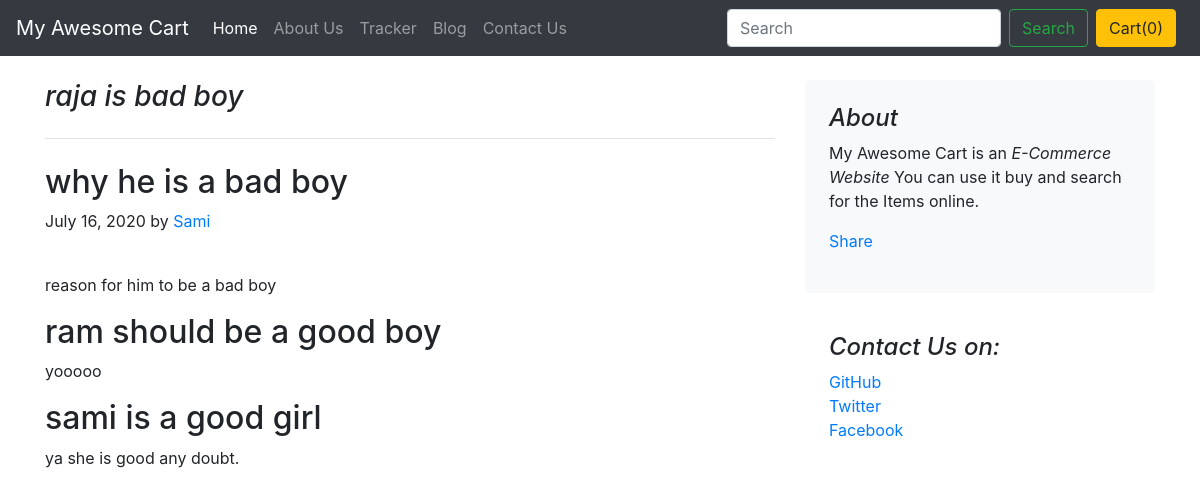
The page /blog/blogpost/1 on the database its author committed.
### blog/models.py (models this page shows)
class Blogpost(models.Model):
    post_id = models.AutoField(primary_key=True)
    title = models.CharField(max_length=50)
    head0 = models.CharField(max_length=500, default="")
    chead0 = models.CharField(max_length=5000, default="")
    head1 = models.CharField(max_length=500, default="")
    chead1 = models.CharField(max_length=5000, default="")
    head2 = models.CharField(max_length=500, default="")
    chead2 = models.CharField(max_length=5000, default="")
    pub_date = models.DateField()
    thumbnail = models.ImageField(upload_to="shop/images", default="")
    def __str__(self):
        return self.title

### blog/views.py (the view)
# urls.py: path("blogpost/<int:id>", views.blogpost, name="blogHome"),
def blogpost(request, id):
    post = Blogpost.objects.filter(post_id=id)[0]  # Blogpost import bala
    print(post)
    return render(request, 'blog/blogpost.html', {'post': post})

### blog/templates/blog/blogpost.html (shortened to what this page needs)
{% extends 'blog/basic.html' %}
{% block body %}
<div class="container">
<div class="row mt-4">
    <div class="col-md-8 blog-main">
      <h3 class="pb-4 mb-4 font-italic border-bottom">
        {{post.title}}
      </h3>
      <div class="blog-post">
        <h2 class="blog-post-title">{{post.head0}}</h2>
        <p class="blog-post-meta">{{post.pub_date}} by<a href="#"> Sami </a></p>
        <div class="fb-like" data-href="http://127.0.0.1:8000/blog/blogpost/{{post.post_id}}" data-width="" data-layout="standard" data-action="like" data-size="large" data-share="true"></div><br>
        <p>{{post.chead0}}</p>
        <h2>{{post.head1}}</h2>
        <p>{{post.chead1}}</p>
        <h2>{{post.head2}}</h2>
        <p>{{post.chead2}}.</p>
      </div>
    </div>
    <aside class="col-md-4 blog-sidebar">
      <div class="p-4 mb-3 bg-light rounded">
        <h4 class="font-italic">About</h4>
        <p class="mb-0">My Awesome Cart is an <em> E-Commerce Website</em> You can use it buy and search for the Items online. </p>
        <div class="my-3 fb-share-button" data-href="http://127.0.0.1:8000/blog/blogpost/{{post.post_id}}" data-layout="button" data-size="large"><a target="_blank" href="https://www.facebook.com/sharer/sharer.php?u=http%3A%2F%2F127.0.0.1%3A8000%2Fblog%2Fblogpost%2F2&amp;src=sdkpreparse" class="fb-xfbml-parse-ignore">Share</a></div>
      </div>
      <div class="p-4">
        <h4 class="font-italic">Contact Us on:</h4>
        <ol class="list-unstyled">
          <li><a href="#">GitHub</a></li>
          <li><a href="#">Twitter</a></li>
          <li><a href="#">Facebook</a></li>
        </ol>
      </div>
    </aside>
  </div>
  </div>
{% endblock body %}

### rows shown on the page
Blogpost: title "raja is bad boy", head0 "why he is a bad boy", pub_date "July 16, 2020", chead0 "reason for him to be a bad boy", head1 "ram should be a good boy", chead1 "yooooo", head2 "sami is a good girl", chead2 "ya she is good any doubt"
